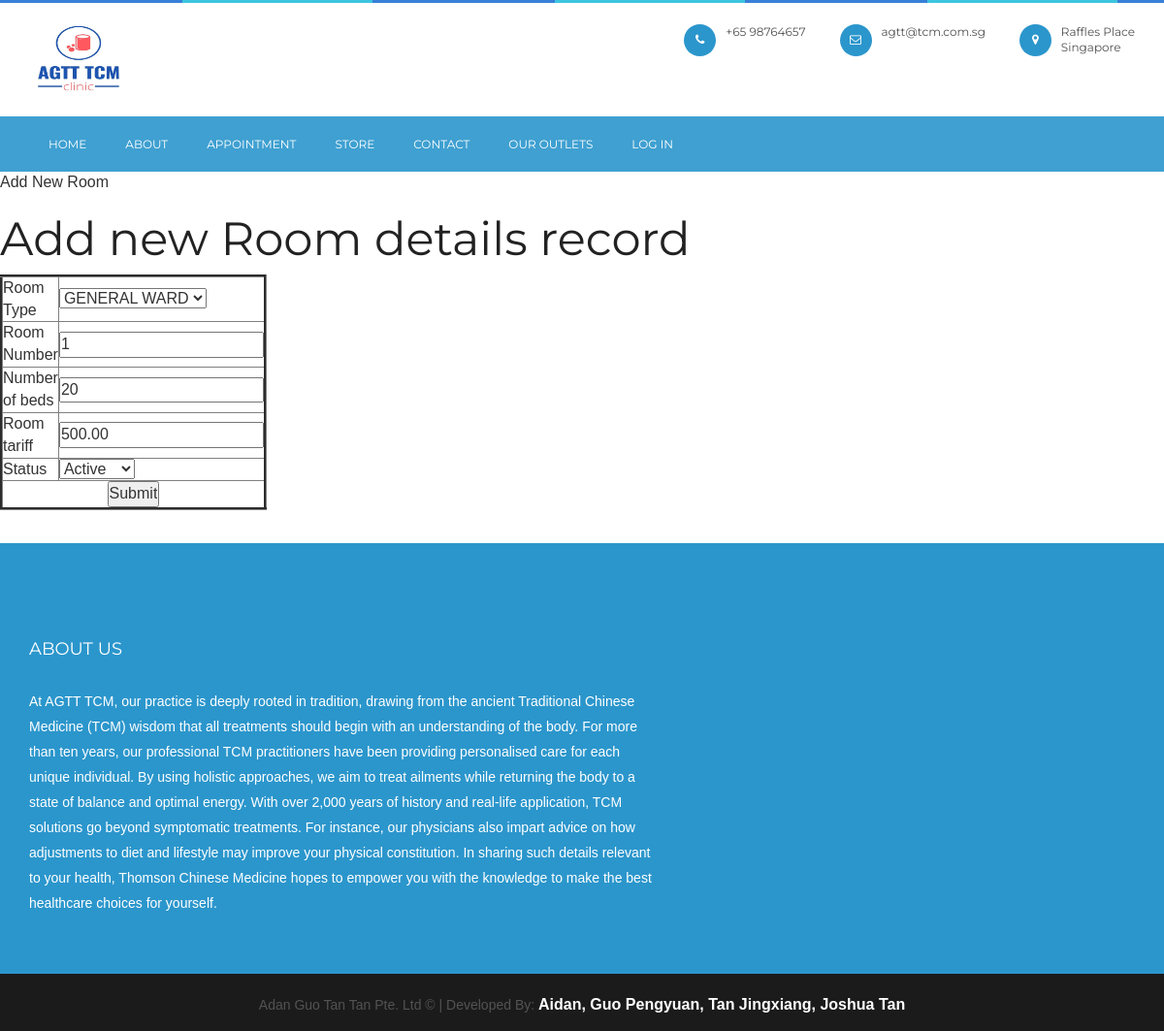
Screenshot of /room.php?editid=15 with the database file from the repository.
### tables this page shows
CREATE TABLE `room` (
  `roomid` int(10) NOT NULL,
  `roomtype` varchar(25) NOT NULL,
  `roomno` int(10) NOT NULL,
  `noofbeds` int(10) NOT NULL,
  `room_tariff` float(10,2) NOT NULL,
  `status` varchar(10) NOT NULL
);

### room.php (the view, shortened to what this page needs)
<?php
include("header.php");
include("dbconnection.php");
if(isset($_GET[editid]))
{
	$sql="SELECT * FROM room WHERE roomid='$_GET[editid]' ";
	$qsql = mysqli_query($con,$sql);
	$rsedit = mysqli_fetch_array($qsql);
}
?>
<div class="wrapper col2">
  <div id="breadcrumb">
    <ul>
      <li class="first">Add New Room</li></ul>
  </div>
</div>
<div class="wrapper col4">
  <div id="container">
    <h1>Add new Room details record</h1>
    <form method="post" action="" name="frmroom" onSubmit="return validateform()">
    <table width="200" border="3">
      <tbody>
        <tr>
          <td width="34%">Room Type</td>
          <td width="66%"><select name="select2" id="select2">
          <?php
		  $arr = array("GENERAL WARD","SPECIAL WARD");
		  foreach($arr as $val)
		  {
			  if($val == $rsedit[roomtype])
			  {
			  echo "<option value='$val' selected>$val</option>";
			  }
			  else
			  {
				  echo "<option value='$val'>$val</option>";
			  }
		  }
		  ?>
          </select></td>
        </tr>
        <tr>
          <td>Room Number</td>
          <td><input type="text" name="roomnumber" id="roomnumber"  value="<?php echo $rsedit[roomno]; ?>"/></td>
        </tr>
        <tr>
          <td>Number of beds</td>
          <td><input type="text" name="numberofbeds" id="numberofbeds"  value="<?php echo $rsedit[noofbeds]; ?>"/></td>
        </tr>
        <tr>
          <td>Room tariff</td>
          <td><input type="text" name="roomtariff" id="roomtariff"  value="<?php echo $rsedit[room_tariff]; ?>"/></td>
        </tr>
        <tr>
          <td>Status</td>
          <td><select name="select" id="select">
          <?php
		  $arr = array("Active","Inactive");
		  foreach($arr as $val)
		  {
			  if($val == $rsedit[status])
			  {
			  echo "<option value='$val' selected>$val</option>";
			  }
			  else
			  {
				  echo "<option value='$val'>$val</option>";
			  }
		  }
		  ?>
           </select></td>
        </tr>
        <tr>
          <td colspan="2" align="center"><input type="submit" name="submit" id="submit" value="Submit" /></td>
        </tr>
      </tbody>
    </table>
    </form>
    <p>&nbsp;</p>
  </div>
</div>
</div>
<?php
include("footer.php");
?>

### css/style.css (style rules this page uses)
* { margin: 0px; padding: 0px; }
body { background: #FFF; font-weight: normal; position: relative; font-size: 14px; font-family: 'Raleway', sans-serif; }
h1, h2, h3, h4, h5, h6 { font-weight: normal; color: #222222; font-family: 'Montserrat', sans-serif; }
h1 { font-size: 48px; }
p { color: #535353; font-size: 14px; letter-spacing: 0px; line-height: 24px; font-weight: 500; text-rendering: optimizeLegibility; }

### css/storestyle.css (style rules this page uses)
* { box-sizing: border-box; font-family: Arial, Helvetica, sans-serif; font-size: 16px; }
html { height:100%; }

### rows the page displays
room: select2 "GENERAL WARD", roomnumber "1", numberofbeds "20", roomtariff "500.00", select "Active"
